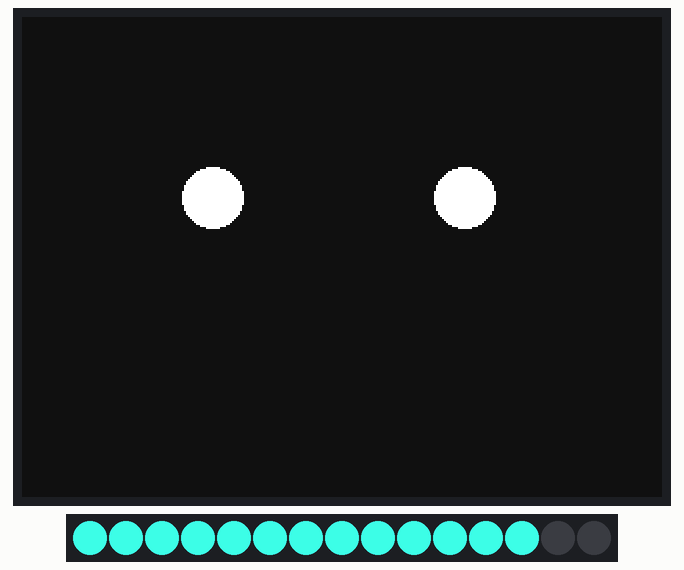
This program was run on a simulated ESP32 board running MicroPython. On the bench: 320×240 colour display, 15 RGB LEDs in strip order, left to right. Dim RGB values are drawn brighter than linear; random numbers come from a fixed seed.

Above: at 0.45 s.
At 5.29 s:
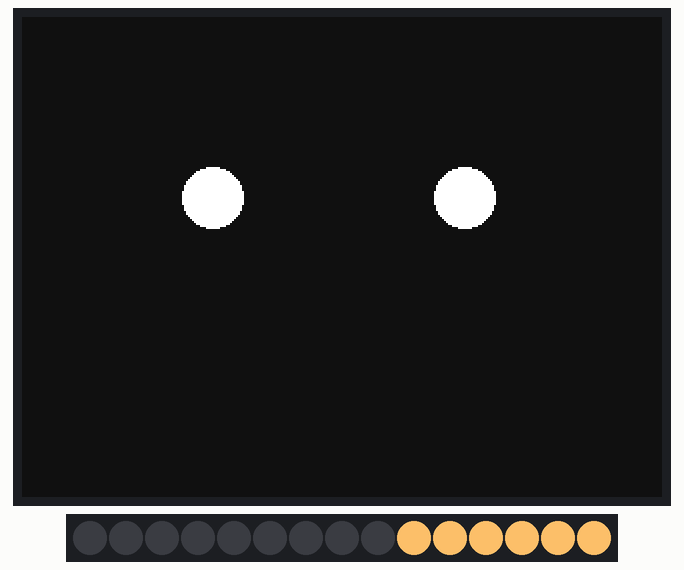
At 10.13 s:
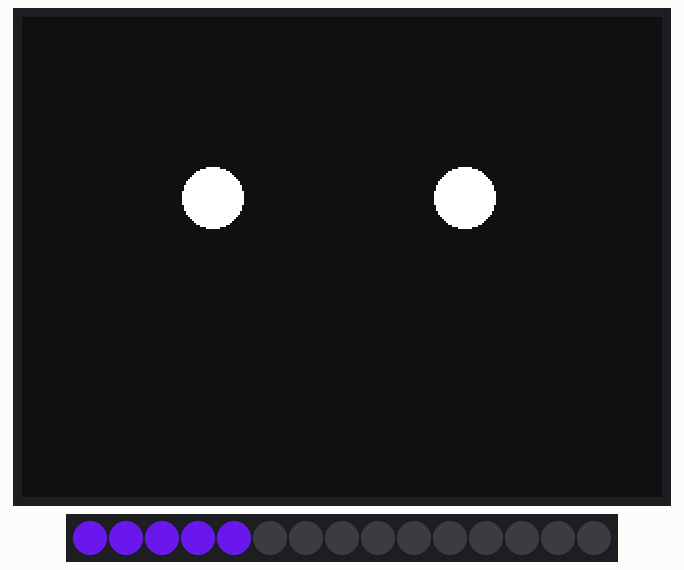
At 19.8 s:
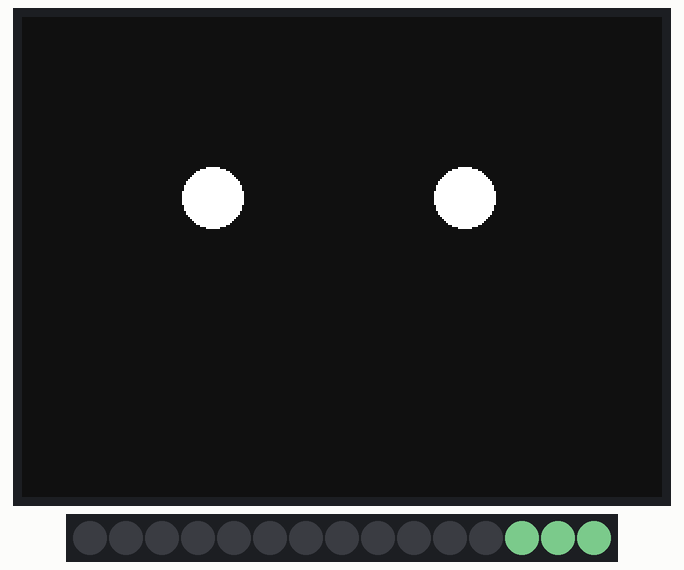
At 30.68 s:
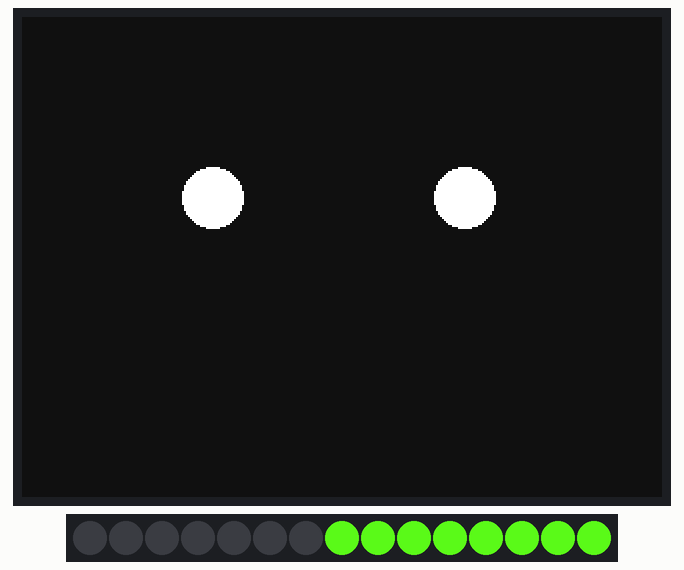
At 39.75 s:
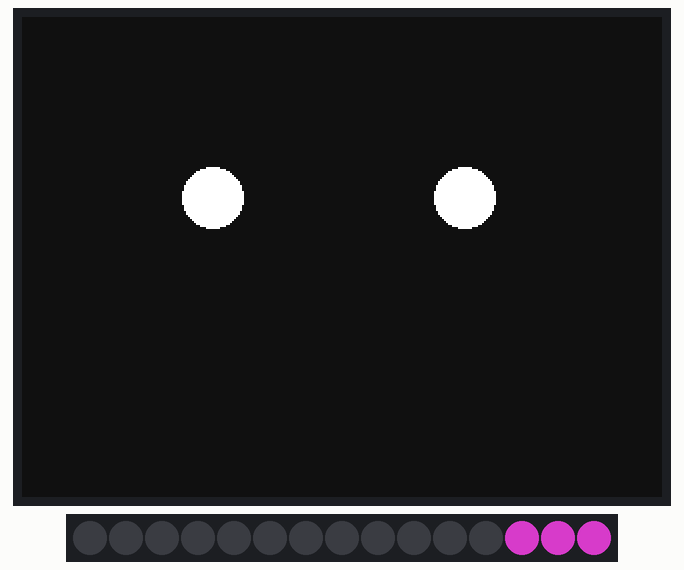

The program:

Ledstrip.py
```python
from m5stack import *
from m5ui import *
from uiflow import *
import unit

setScreenColor(0x111111)
neopixel0 = unit.get(unit.NEOPIXEL, unit.PORTC, 15)


circle0 = M5Circle(95, 90, 15, 0xFFFFFF, 0xFFFFFF)
circle1 = M5Circle(221, 90, 15, 0xFFFFFF, 0xFFFFFF)

import random

R = None
G = None
B = None
i = None


while True:
  R = random.randint(0, 255)
  G = random.randint(0, 255)
  B = random.randint(0, 255)
  for i in range(1, 16):
    neopixel0.setColorFrom(1,i,(R << 16) | (G << 8) | B)
    wait(0.005)
  for i in range(1, 16):
    neopixel0.setColorFrom(1, i, 0x000000)
    wait(0.005)
  wait_ms(2)
```
